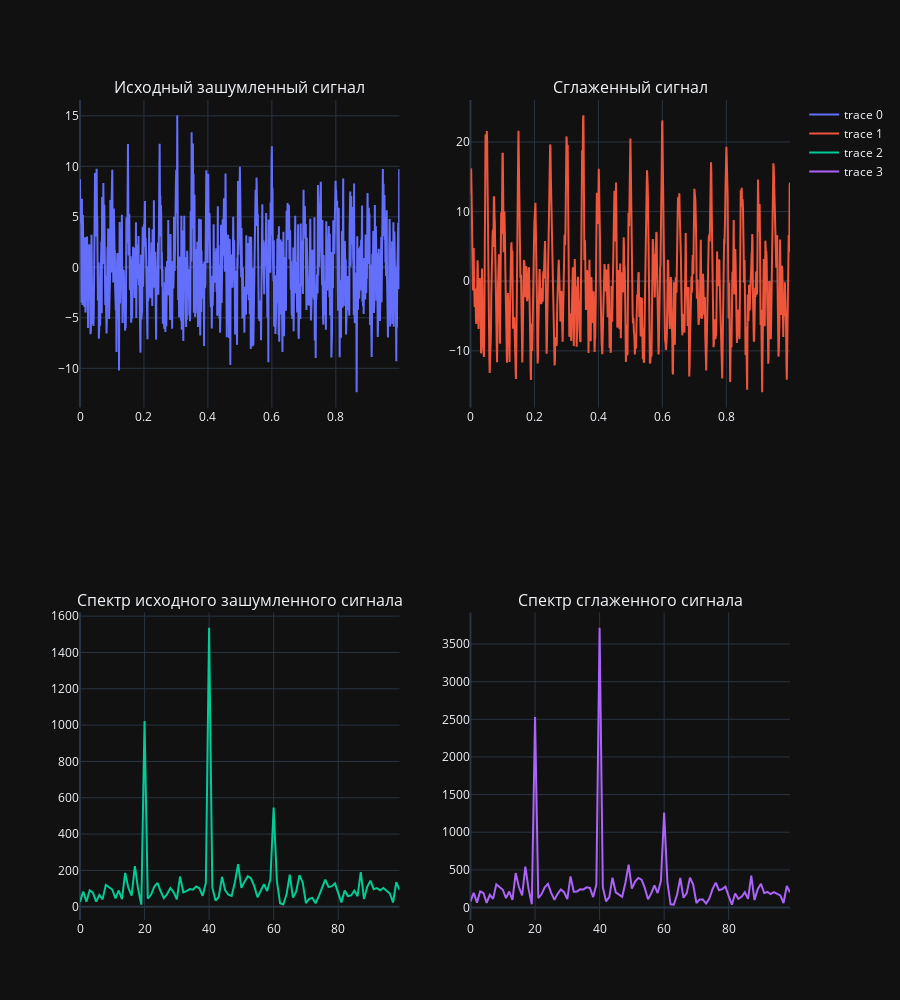

The cell this chart's notebook holds for it:
### Code cell
fig = make_subplots(rows=2, cols=2,
                    subplot_titles=("Исходный зашумленный сигнал", 
                                    f"Сглаженный сигнал", 
                                    "Спектр исходного зашумленного сигнала",
                                    f"Спектр сглаженного сигнала"))

fig.add_trace(
    go.Scatter(x=time_domain, y=signal),
    row=1, col=1
)

fig.add_trace(
    go.Scatter(x=time_domain, y=gauss_smoothed_signal),
    row=1, col=2
)

fig.add_trace(
    go.Scatter(x=freq_domain, y=signal_spectrum[0:100].real),
    row=2, col=1
)

fig.add_trace(
    go.Scatter(x=freq_domain, y=gauss_smoothed_signal_spectrum[0:100].real),
    row=2, col=2
)
fig.update_layout(
    height=1000
)
fig.show()

### Figure 1 — Plotly figure (JSON) as saved in the notebook; plotly's stock layout.template omitted (floating-point values rounded to 4 significant figures; data arrays with more than 128 entries replaced by an {"elided": "..."} marker saying what was removed)
{"data": [{"x": {"elided": "1000 float values"}, "y": {"elided": "1000 float values"}, "type": "scatter", "xaxis": "x", "yaxis": "y"}, {"x": {"elided": "1000 float values"}, "y": {"elided": "1000 float values"}, "type": "scatter", "xaxis": "x2", "yaxis": "y2"}, {"x": [0, 1, 2, 3, 4, 5, 6, 7, 8, 9, 10, 11, 12, 13, 14, 15, 16, 17, 18, 19, 20, 21, 22, 23, 24, 25, 26, 27, 28, 29, 30, 31, 32, 33, 34, 35, 36, 37, 38, 39, 40, 41, 42, 43, 44, 45, 46, 47, 48, 49, 50, 51, 52, 53, 54, 55, 56, 57, 58, 59, 60, 61, 62, 63, 64, 65, 66, 67, 68, 69, 70, 71, 72, 73, 74, 75, 76, 77, 78, 79, 80, 81, 82, 83, 84, 85, 86, 87, 88, 89, 90, 91, 92, 93, 94, 95, 96, 97, 98, 99], "y": [27.0, 83.36, 27.25, 89.94, 77.24, 28.08, 64.67, 40.57, 120.3, 108.2, 94.84, 45.38, 89.48, 42.24, 186.0, 103.5, 60.7, 223.5, 98.78, 11.6, 1023.0, 44.84, 65.45, 109.6, 131.5, 85.04, 46.95, 70.02, 103.1, 80.48, 40.06, 166.1, 79.54, 86.15, 97.24, 93.46, 111.0, 101.5, 60.0, 131.6, 1535.0, 106.5, 34.37, 53.57, 164.8, 90.08, 65.87, 59.61, 134.5, 233.9, 104.1, 138.1, 167.9, 155.3, 113.6, 52.29, 84.22, 123.5, 86.91, 151.5, 546.5, 144.2, 18.97, 12.15, 68.23, 176.1, 50.02, 84.61, 174.0, 133.6, 20.37, 42.82, 48.79, 19.26, 58.69, 105.1, 149.4, 109.6, 112.0, 128.6, 70.43, 23.62, 89.55, 58.85, 62.06, 88.71, 58.36, 190.2, 43.13, 109.7, 143.9, 96.43, 102.2, 90.92, 103.4, 85.22, 72.8, 23.15, 134.9, 92.76], "type": "scatter", "xaxis": "x3", "yaxis": "y3"}, {"x": [0, 1, 2, 3, 4, 5, 6, 7, 8, 9, 10, 11, 12, 13, 14, 15, 16, 17, 18, 19, 20, 21, 22, 23, 24, 25, 26, 27, 28, 29, 30, 31, 32, 33, 34, 35, 36, 37, 38, 39, 40, 41, 42, 43, 44, 45, 46, 47, 48, 49, 50, 51, 52, 53, 54, 55, 56, 57, 58, 59, 60, 61, 62, 63, 64, 65, 66, 67, 68, 69, 70, 71, 72, 73, 74, 75, 76, 77, 78, 79, 80, 81, 82, 83, 84, 85, 86, 87, 88, 89, 90, 91, 92, 93, 94, 95, 96, 97, 98, 99], "y": [82.86, 196.1, 63.69, 213.9, 193.0, 60.96, 169.5, 116.4, 308.3, 273.1, 236.1, 125.9, 212.4, 102.1, 457.1, 272.4, 161.8, 542.5, 243.4, 43.38, 2529.0, 125.6, 175.6, 268.0, 314.2, 195.7, 101.5, 182.2, 239.9, 203.1, 111.7, 413.3, 210.3, 213.5, 241.0, 239.9, 267.8, 260.2, 138.7, 305.3, 3715.0, 269.4, 82.08, 138.0, 396.5, 202.3, 172.7, 142.4, 329.6, 568.9, 249.9, 343.5, 393.0, 369.2, 260.3, 108.9, 187.7, 295.7, 191.6, 351.9, 1263.0, 340.1, 42.64, 38.43, 169.9, 392.5, 129.3, 190.3, 396.2, 304.1, 59.97, 105.1, 106.0, 52.24, 119.0, 244.6, 331.2, 230.5, 245.0, 277.9, 150.8, 38.68, 185.3, 115.9, 141.5, 202.9, 115.4, 423.4, 98.85, 242.5, 315.8, 191.7, 206.6, 179.5, 204.3, 183.1, 160.5, 59.94, 286.2, 203.8], "type": "scatter", "xaxis": "x4", "yaxis": "y4"}], "layout": {"xaxis": {"anchor": "y", "domain": [0.0, 0.45]}, "yaxis": {"anchor": "x", "domain": [0.625, 1.0]}, "xaxis2": {"anchor": "y2", "domain": [0.55, 1.0]}, "yaxis2": {"anchor": "x2", "domain": [0.625, 1.0]}, "xaxis3": {"anchor": "y3", "domain": [0.0, 0.45]}, "yaxis3": {"anchor": "x3", "domain": [0.0, 0.375]}, "xaxis4": {"anchor": "y4", "domain": [0.55, 1.0]}, "yaxis4": {"anchor": "x4", "domain": [0.0, 0.375]}, "annotations": [{"font": {"size": 16}, "showarrow": false, "text": "Исходный зашумленный сигнал", "x": 0.225, "xanchor": "center", "xref": "paper", "y": 1.0, "yanchor": "bottom", "yref": "paper"}, {"font": {"size": 16}, "showarrow": false, "text": "Сглаженный сигнал", "x": 0.775, "xanchor": "center", "xref": "paper", "y": 1.0, "yanchor": "bottom", "yref": "paper"}, {"font": {"size": 16}, "showarrow": false, "text": "Спектр исходного зашумленного сигнала", "x": 0.225, "xanchor": "center", "xref": "paper", "y": 0.375, "yanchor": "bottom", "yref": "paper"}, {"font": {"size": 16}, "showarrow": false, "text": "Спектр сглаженного сигнала", "x": 0.775, "xanchor": "center", "xref": "paper", "y": 0.375, "yanchor": "bottom", "yref": "paper"}], "height": 1000}}
